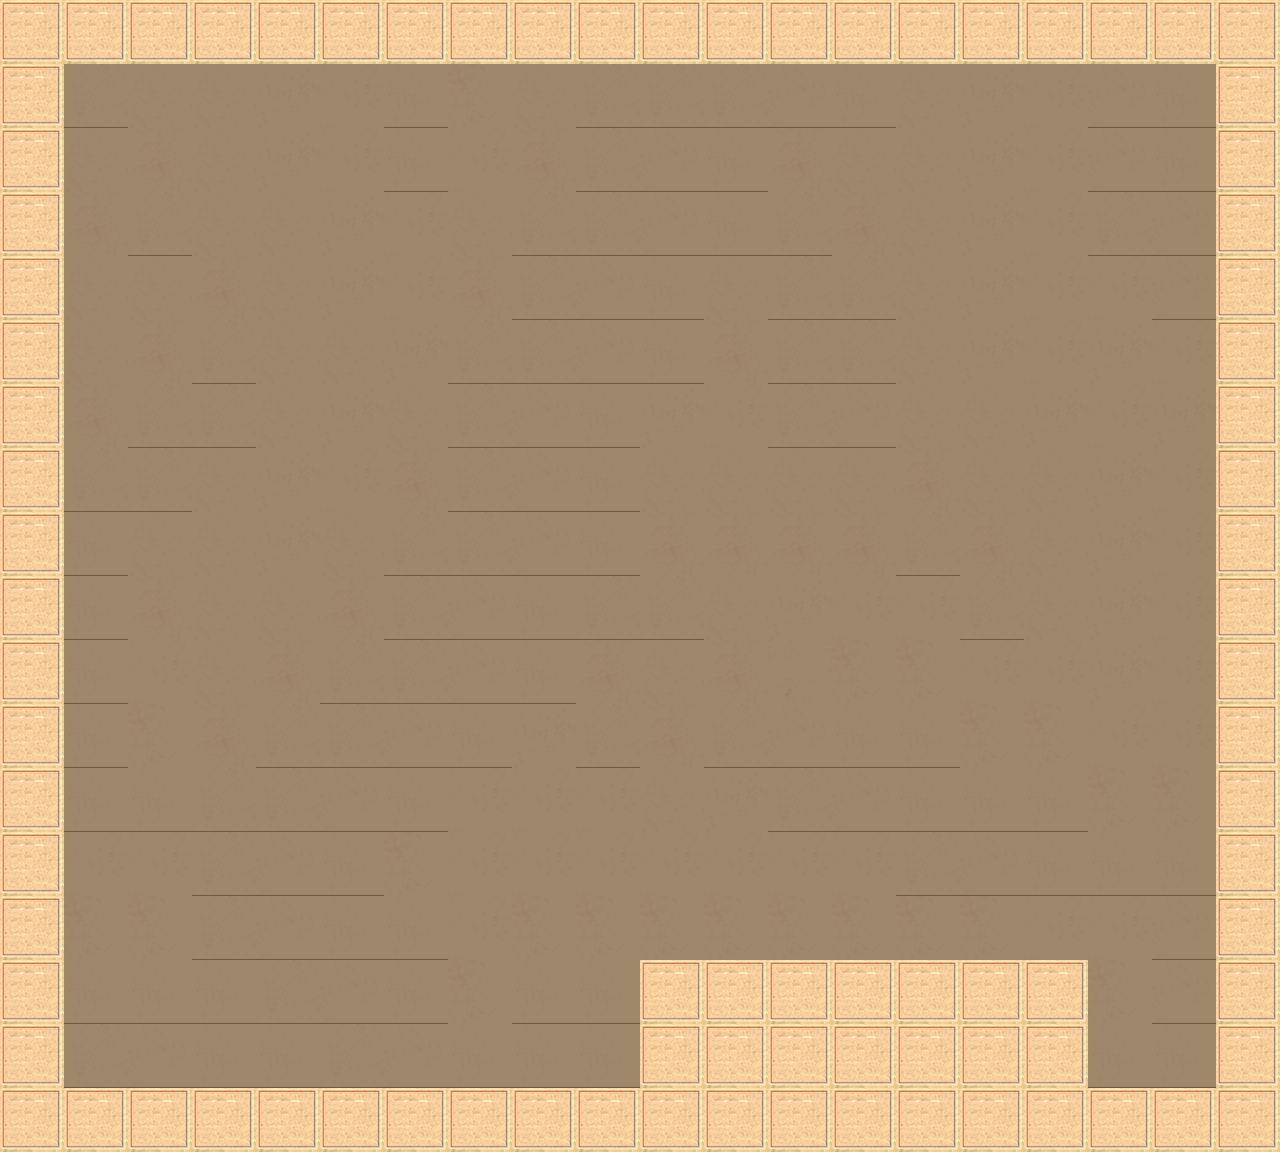

Below is a game level as drawn by its tile map, then a one-line description and the .tmx file that defines it, in full:
An orthogonal 20x18 tile map with 64x64 px tiles, 1 tile layer (bg) and 28 objects.

<map version="1.8" tiledversion="1.8.2" orientation="orthogonal" renderorder="right-down" width="20" height="18" tilewidth="64" tileheight="64" infinite="0" nextlayerid="42" nextobjectid="179">
 <tileset firstgid="1" source="tempTileset.tsx" />
 <objectgroup id="29" name="Copy of Copy of onRay">
  <properties>
   <property name="switchLayer" type="bool" value="true" />
  </properties>
 </objectgroup>
 <layer id="1" name="bg" width="20" height="18">
  <data encoding="csv">
1,1,1,1,1,1,1,1,1,1,1,1,1,1,1,1,1,1,1,1,
1,12,2,2,3,4,14,9,2,12,12,12,13,14,2,3,4,13,14,1,
1,2,7,2,3,4,14,4,7,12,13,14,7,2,2,3,4,13,14,1,
1,7,12,2,2,3,4,2,12,12,13,14,12,7,2,3,4,12,13,1,
1,2,2,7,2,3,4,7,12,13,14,2,12,12,2,3,4,4,13,1,
1,2,7,12,2,2,3,12,12,13,14,7,12,12,2,3,4,3,4,1,
1,7,12,12,2,3,2,12,13,14,3,4,12,13,2,2,3,4,3,1,
1,12,12,2,3,4,7,12,13,14,2,2,2,2,7,2,2,3,4,1,
1,14,2,2,3,2,12,12,13,14,7,7,7,7,12,7,2,3,4,1,
1,14,7,2,2,7,12,13,14,12,12,2,3,4,4,12,2,3,4,1,
1,14,4,2,7,12,12,13,14,7,2,7,8,9,9,4,4,3,4,1,
1,14,9,7,12,12,13,14,3,12,7,12,13,14,14,9,9,4,4,1,
1,14,14,12,12,13,14,4,4,4,2,3,12,13,14,14,14,9,9,1,
1,4,4,12,13,14,9,4,4,4,4,4,4,4,12,13,14,14,14,1,
1,9,9,12,13,14,14,4,9,9,9,9,9,9,9,9,4,4,13,1,
1,14,14,14,12,13,14,9,14,14,1,1,1,1,1,1,1,9,13,1,
1,12,13,14,14,12,13,14,14,14,1,1,1,1,1,1,1,14,14,1,
1,1,1,1,1,1,1,1,1,1,1,1,1,1,1,1,1,1,1,1
</data>
 </layer>
 <objectgroup id="31" name="Copy of Copy of onRay">
  <properties>
   <property name="switchLayer" type="bool" value="true" />
  </properties>
  <object id="136" x="768" y="896" width="64" height="64">
   <properties>
    <property name="On" type="bool" value="false" />
    <property name="angle" type="float" value="0" />
    <property name="lightSource" type="bool" value="true" />
   </properties>
  </object>
  <object id="137" x="787" y="915" width="26" height="26">
   <properties>
    <property name="switch" type="bool" value="true" />
   </properties>
  </object>
 </objectgroup>
 <objectgroup id="32" name="Copy of Copy of Copy of onRay">
  <properties>
   <property name="switchLayer" type="bool" value="true" />
  </properties>
  <object id="138" x="768" y="896" width="64" height="64">
   <properties>
    <property name="On" type="bool" value="true" />
    <property name="angle" type="float" value="270" />
    <property name="lightSource" type="bool" value="true" />
   </properties>
  </object>
  <object id="139" x="787" y="915" width="26" height="26">
   <properties>
    <property name="switch" type="bool" value="true" />
   </properties>
  </object>
 </objectgroup>
 <objectgroup id="7" name="startray">
  <object id="68" x="576" y="960" width="64" height="64">
   <properties>
    <property name="angle" type="float" value="180" />
    <property name="lightSource" type="bool" value="true" />
   </properties>
  </object>
 </objectgroup>
 <objectgroup id="34" name="Copy of startray">
  <object id="144" x="576" y="896" width="64" height="64">
   <properties>
    <property name="angle" type="float" value="180" />
    <property name="lightSource" type="bool" value="true" />
   </properties>
  </object>
 </objectgroup>
 <objectgroup id="19" name="tilter">
  <properties>
   <property name="tilter" type="bool" value="true" />
  </properties>
  <object id="111" x="316" y="958" width="130" height="130">
   <properties>
    <property name="angle" type="float" value="0" />
   </properties>
  </object>
 </objectgroup>
 <objectgroup id="35" name="Copy of tilter">
  <properties>
   <property name="tilter" type="bool" value="true" />
  </properties>
 </objectgroup>
 <objectgroup id="8" name="goal">
  <object id="78" x="882" y="344" width="146" height="146">
   <properties>
    <property name="goal" type="bool" value="true" />
   </properties>
  </object>
 </objectgroup>
 <objectgroup id="21" name="onRay">
  <properties>
   <property name="switchLayer" type="bool" value="true" />
  </properties>
 </objectgroup>
 <objectgroup id="24" name="Copy of Copy of onRay">
  <properties>
   <property name="switchLayer" type="bool" value="true" />
  </properties>
 </objectgroup>
 <objectgroup id="25" name="Copy of Copy of Copy of onRay" />
 <objectgroup id="22" name="door">
  <properties>
   <property name="door" type="bool" value="true" />
  </properties>
  <object id="91" x="574" y="258.667" width="193.333" height="441.333">
   <properties>
    <property name="On" type="bool" value="false" />
    <property name="door" type="bool" value="true" />
   </properties>
  </object>
  <object id="92" x="608" y="188" width="64" height="64">
   <properties>
    <property name="switch" type="bool" value="true" />
   </properties>
  </object>
 </objectgroup>
 <objectgroup id="30" name="Copy of door">
  <properties>
   <property name="door" type="bool" value="true" />
  </properties>
  <object id="134" x="768" y="704" width="79.2193" height="160">
   <properties>
    <property name="On" type="bool" value="false" />
    <property name="door" type="bool" value="true" />
   </properties>
  </object>
  <object id="135" x="960" y="896" width="64" height="64">
   <properties>
    <property name="switch" type="bool" value="true" />
   </properties>
  </object>
 </objectgroup>
 <objectgroup id="18" name="mover">
  <properties>
   <property name="mover" type="bool" value="true" />
  </properties>
  <object id="72" x="192" y="628.945" width="197.333" height="209.334">
   <properties>
    <property name="mirror" type="bool" value="true" />
    <property name="mover" type="bool" value="true" />
   </properties>
  </object>
  <object id="74" x="414.776" y="326.667">
   <properties>
    <property name="track" type="bool" value="true" />
   </properties>
   <polyline points="-74.7761,410.946 67.8909,412.279" />
  </object>
 </objectgroup>
 <objectgroup id="33" name="Copy of mover">
  <properties>
   <property name="mover" type="bool" value="true" />
  </properties>
  <object id="140" x="679" y="870.911" width="89.7715" height="88.1972">
   <properties>
    <property name="mirror" type="bool" value="true" />
    <property name="mover" type="bool" value="true" />
   </properties>
  </object>
  <object id="141" x="732.526" y="575">
   <properties>
    <property name="track" type="bool" value="true" />
   </properties>
   <polyline points="-11.0246,346.155 -12.859,191.3" />
  </object>
 </objectgroup>
 <objectgroup id="2" name="colliders">
  <properties>
   <property name="collidable" type="bool" value="true" />
  </properties>
  <object id="115" x="64" y="64" width="1158" />
  <object id="150" x="640" y="960" height="128" />
  <object id="151" x="640" y="960" width="448" />
  <object id="152" x="64" y="1088" width="576" />
  <object id="153" x="1088" y="960" height="128" />
  <object id="154" x="1088" y="1088" width="128" />
  <object id="155" x="1216" y="64" height="1024" />
  <object id="174" x="64" y="64" height="1024" />
 </objectgroup>
 <objectgroup id="3" name="mirrrors">
  <properties>
   <property name="mirror" type="bool" value="true" />
  </properties>
  <object id="133" x="256" y="960">
   <polyline points="0,0 -64,-64" />
  </object>
  <object id="143" x="768" y="192">
   <polyline points="0,0 80,78.6667" />
  </object>
  <object id="177" x="192" y="448">
   <polyline points="0,0 64,-64" />
  </object>
  <object id="178" x="576" y="256">
   <polyline points="0,0 128,0" />
  </object>
 </objectgroup>
</map>
